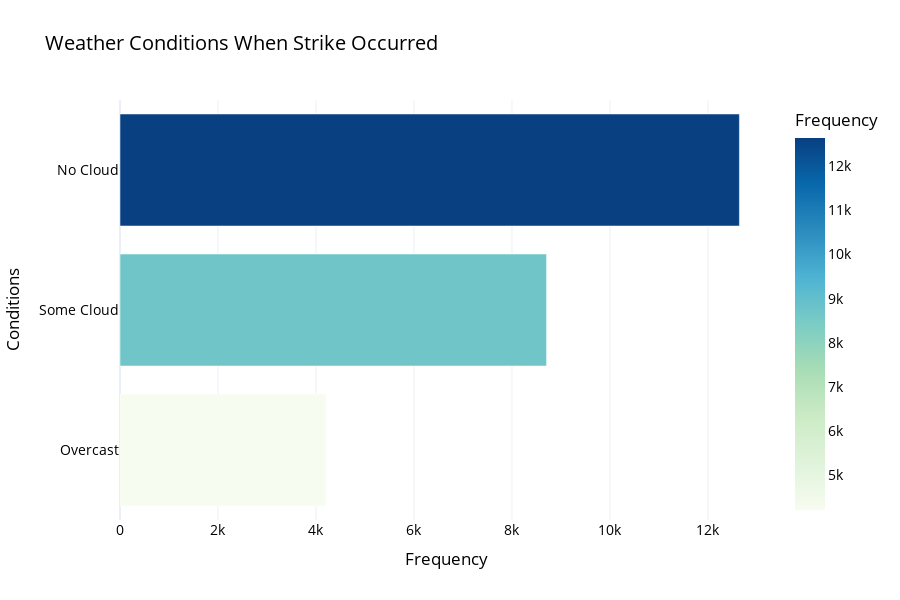

Notebook cell for this chart:
### Markdown cell above
## 6. Do sky conditions impact wildlife strikes?

### Code cell
conditions = df['conditions_sky'].value_counts().sort_values(ascending=True)

conditions_fig=px.bar(conditions, y=conditions.index, x=conditions.values,
                     title='Weather Conditions When Strike Occurred',
                     orientation='h',
                     color=conditions.values,
                     color_continuous_scale='GnBu',
                     labels = {'conditions_sky':'Conditions', 'x':'Frequency'})

conditions_fig.update_layout(
font=dict(size=14, color='black'),
coloraxis_colorbar=dict(title='Frequency'),
height = 600,
template = 'plotly_white')


conditions_fig

### Figure 1 — Plotly figure (JSON) as saved in the notebook; plotly's stock layout.template omitted (floating-point values rounded to 4 significant figures)
{"data": [{"alignmentgroup": "True", "hovertemplate": "Frequency=%{x}<br>Conditions=%{y}<br>color=%{marker.color}<extra></extra>", "legendgroup": "", "marker": {"color": [4210, 8706, 12642], "coloraxis": "coloraxis", "pattern": {"shape": ""}}, "name": "", "offsetgroup": "", "orientation": "h", "showlegend": false, "textposition": "auto", "type": "bar", "x": [4210, 8706, 12642], "xaxis": "x", "y": ["Overcast", "Some Cloud", "No Cloud"], "yaxis": "y"}], "layout": {"barmode": "relative", "coloraxis": {"colorbar": {"title": {"text": "Frequency"}}, "colorscale": [[0, "rgb(247,252,240)"], [0.125, "rgb(224,243,219)"], [0.25, "rgb(204,235,197)"], [0.375, "rgb(168,221,181)"], [0.5, "rgb(123,204,196)"], [0.625, "rgb(78,179,211)"], [0.75, "rgb(43,140,190)"], [0.875, "rgb(8,104,172)"], [1, "rgb(8,64,129)"]]}, "font": {"color": "black", "size": 14}, "height": 600, "legend": {"tracegroupgap": 0}, "title": {"text": "Weather Conditions When Strike Occurred"}, "xaxis": {"anchor": "y", "domain": [0, 1], "title": {"text": "Frequency"}}, "yaxis": {"anchor": "x", "domain": [0, 1], "title": {"text": "Conditions"}}}}
